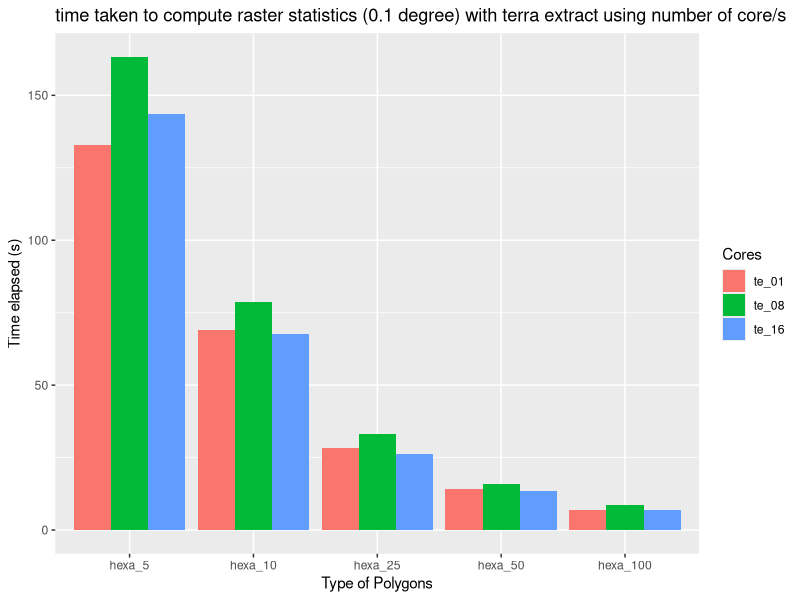
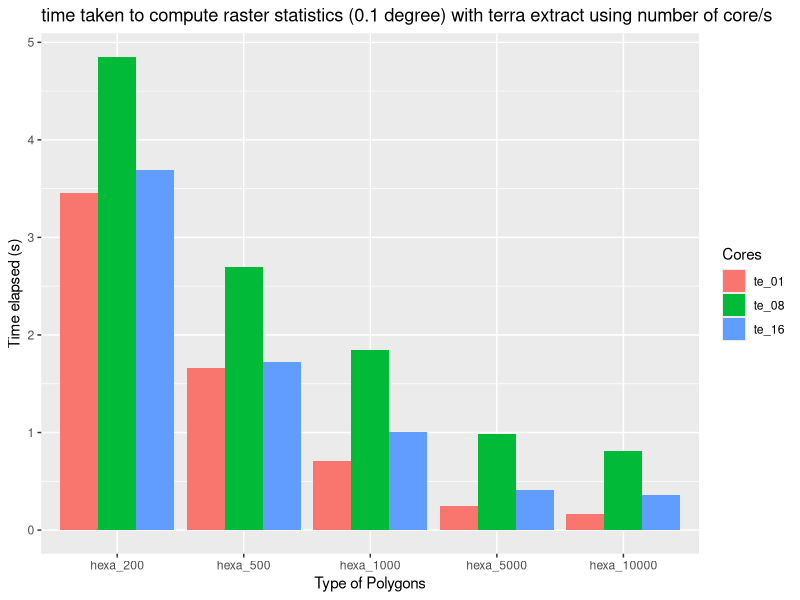
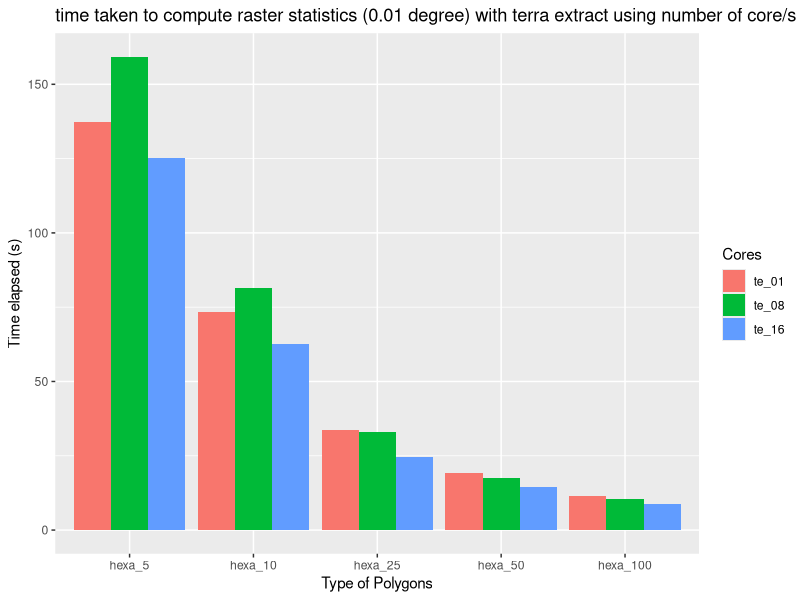
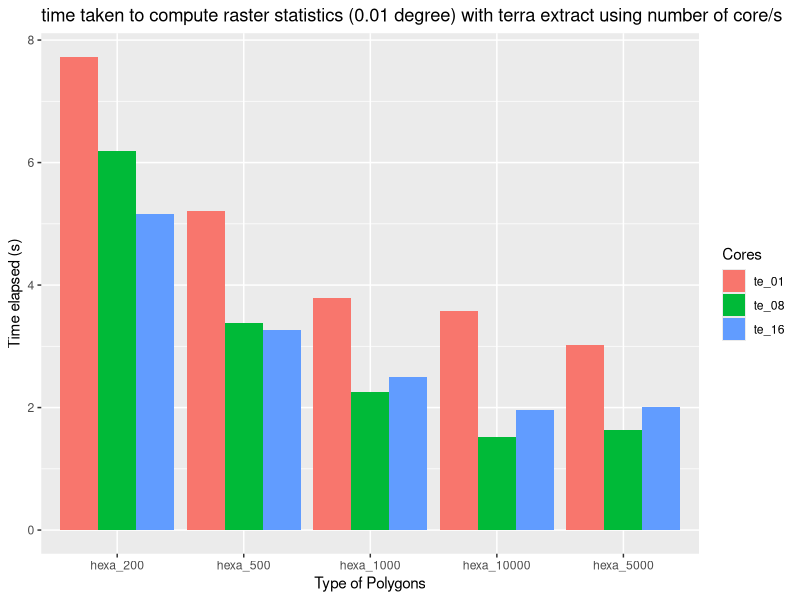
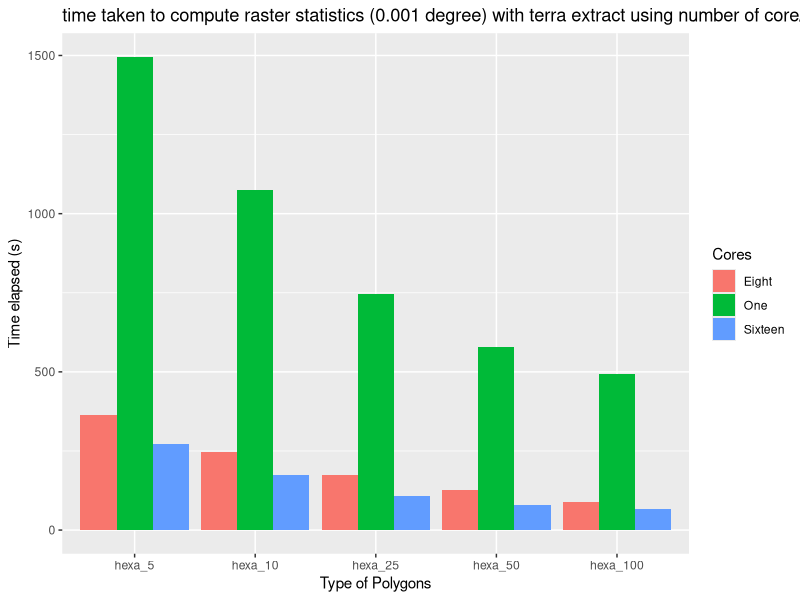
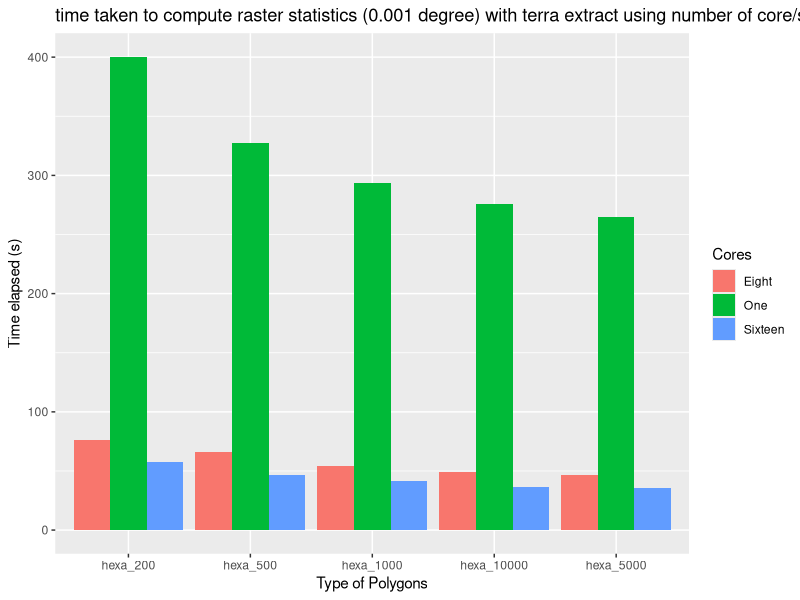
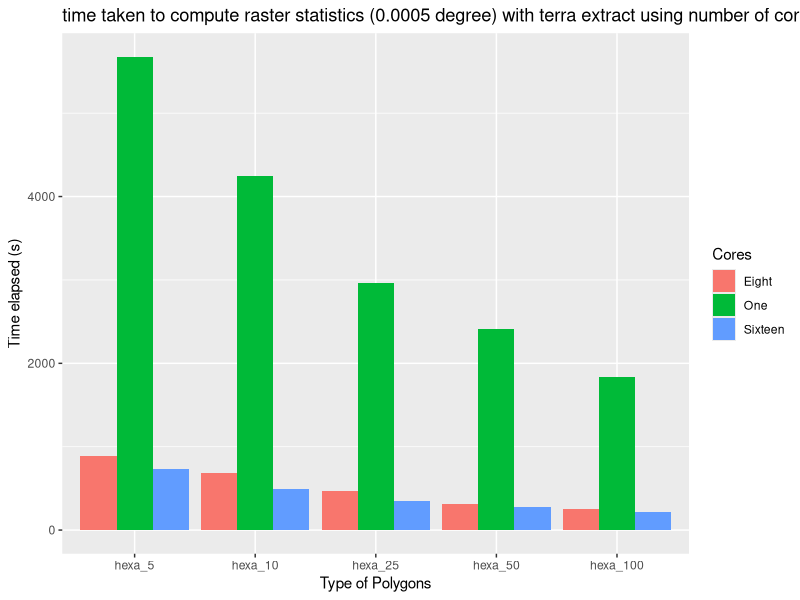
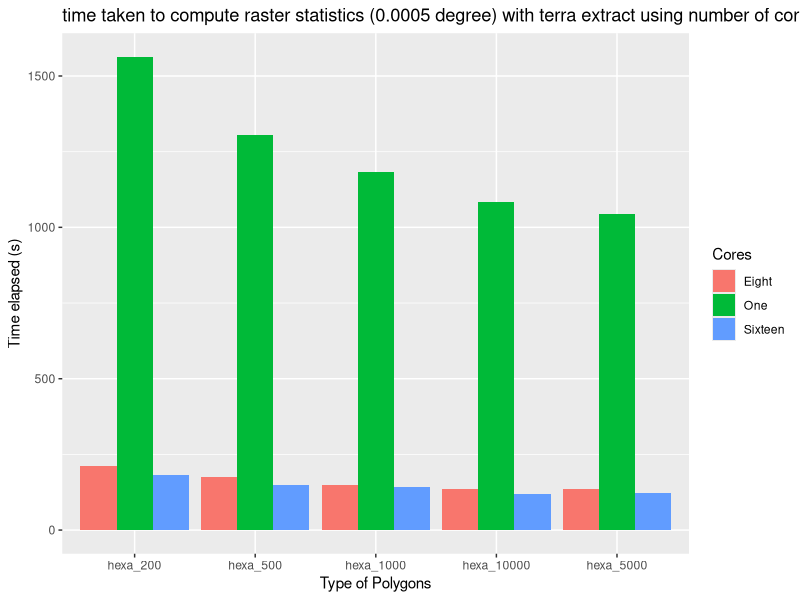

Source code (R) for these figures, in order:
## ---- chunk 1

library(sf)
library(terra)
library(tidyr)
library(ggplot2)
library(tidyverse)
## ---- chunk 2

te01 <- read.csv("data/results/rasters/te_01.csv")
f <- te01[,1:6]
longf <- tidyr::pivot_longer(f,
                             cols = c("hexa_5", "hexa_10", "hexa_25", "hexa_50", "hexa_100"))
resultf <- ggplot(data = longf, aes(x = reorder(name, -value), y = value, fill = Cores)) +
  geom_col(position = "dodge") +
  xlab("Type of Polygons") +
  ylab("Time elapsed (s)") +
  ggtitle("time taken to compute raster statistics (0.1 degree) with terra extract using number of core/s")


s <- te01[,c(1,7:11)]
longs <- tidyr::pivot_longer(s,
                             cols = c("hexa_200", "hexa_500", "hexa_1000", "hexa_5000", "hexa_10000"))
results <- ggplot(data = longs, aes(x = reorder(name, -value), y = value, fill = Cores)) +
  geom_col(position = "dodge") +
  xlab("Type of Polygons") +
  ylab("Time elapsed (s)") +
  ggtitle("time taken to compute raster statistics (0.1 degree) with terra extract using number of core/s")
## ---- chunk 3
resultf
results
## ---- chunk 4

te001 <- read.csv("data/results/rasters/te_001.csv")
f <- te001[,1:6]
longf <- tidyr::pivot_longer(f,
                             cols = c("hexa_5", "hexa_10", "hexa_25", "hexa_50", "hexa_100"))
resultf <- ggplot(data = longf, aes(x = reorder(name, -value), y = value, fill = Cores)) +
  geom_col(position = "dodge") +
  xlab("Type of Polygons") +
  ylab("Time elapsed (s)") +
  ggtitle("time taken to compute raster statistics (0.01 degree) with terra extract using number of core/s")


s <- te001[,c(1,7:11)]
longs <- tidyr::pivot_longer(s,
                             cols = c("hexa_200", "hexa_500", "hexa_1000", "hexa_5000", "hexa_10000"))
results <- ggplot(data = longs, aes(x = reorder(name, -value), y = value, fill = Cores)) +
  geom_col(position = "dodge") +
  xlab("Type of Polygons") +
  ylab("Time elapsed (s)") +
  ggtitle("time taken to compute raster statistics (0.01 degree) with terra extract using number of core/s")
## ---- chunk 5
resultf
results
## ---- chunk 6

te0001 <- read.csv("data/results/rasters/te_0001.csv")
f <- te0001[,1:6]
longf <- tidyr::pivot_longer(f,
                             cols = c("hexa_5", "hexa_10", "hexa_25", "hexa_50", "hexa_100"))
resultf <- ggplot(data = longf, aes(x = reorder(name, -value), y = value, fill = Cores)) +
  geom_col(position = "dodge") +
  xlab("Type of Polygons") +
  ylab("Time elapsed (s)") +
  ggtitle("time taken to compute raster statistics (0.001 degree) with terra extract using number of core/s")


s <- te0001[,c(1,7:11)]
longs <- tidyr::pivot_longer(s,
                             cols = c("hexa_200", "hexa_500", "hexa_1000", "hexa_5000", "hexa_10000"))
results <- ggplot(data = longs, aes(x = reorder(name, -value), y = value, fill = Cores)) +
  geom_col(position = "dodge") +
  xlab("Type of Polygons") +
  ylab("Time elapsed (s)") +
  ggtitle("time taken to compute raster statistics (0.001 degree) with terra extract using number of core/s")
## ---- chunk 7
resultf
results
## ---- chunk 8

te00005 <- read.csv("data/results/rasters/te_00005.csv")
f <- te00005[,1:6]
longf <- tidyr::pivot_longer(f,
                             cols = c("hexa_5", "hexa_10", "hexa_25", "hexa_50", "hexa_100"))
resultf <- ggplot(data = longf, aes(x = reorder(name, -value), y = value, fill = Cores)) +
  geom_col(position = "dodge") +
  xlab("Type of Polygons") +
  ylab("Time elapsed (s)") +
  ggtitle("time taken to compute raster statistics (0.0005 degree) with terra extract using number of core/s")


s <- te00005[,c(1,7:11)]
longs <- tidyr::pivot_longer(s,
                             cols = c("hexa_200", "hexa_500", "hexa_1000", "hexa_5000", "hexa_10000"))
results <- ggplot(data = longs, aes(x = reorder(name, -value), y = value, fill = Cores)) +
  geom_col(position = "dodge") +
  xlab("Type of Polygons") +
  ylab("Time elapsed (s)") +
  ggtitle("time taken to compute raster statistics (0.0005 degree) with terra extract using number of core/s")
## ---- chunk 9
resultf
results
## ---- chunk 10

ee01 <- read.csv("data/results/rasters/ee_01.csv")
f <- ee01[,1:6]
longf <- tidyr::pivot_longer(f,
                             cols = c("hexa_5", "hexa_10", "hexa_25", "hexa_50", "hexa_100"))
resultf <- ggplot(data = longf, aes(x = reorder(name, -value), y = value, fill = Cores)) +
  geom_col(position = "dodge") +
  xlab("Type of Polygons") +
  ylab("Time elapsed (s)") +
  ggtitle("time taken to compute raster statistics (0.1 degree) with exact extract using number of core/s")


s <- ee01[,c(1,7:11)]
longs <- tidyr::pivot_longer(s,
                             cols = c("hexa_200", "hexa_500", "hexa_1000", "hexa_5000", "hexa_10000"))
results <- ggplot(data = longs, aes(x = reorder(name, -value), y = value, fill = Cores)) +
  geom_col(position = "dodge") +
  xlab("Type of Polygons") +
  ylab("Time elapsed (s)") +
  ggtitle("time taken to compute raster statistics (0.1 degree) with exact extract using number of core/s")
## ---- chunk 11
resultf
results
## ---- chunk 12

ee001 <- read.csv("data/results/rasters/ee_001.csv")
f <- ee001[,1:6]
longf <- tidyr::pivot_longer(f,
                             cols = c("hexa_5", "hexa_10", "hexa_25", "hexa_50", "hexa_100"))
resultf <- ggplot(data = longf, aes(x = reorder(name, -value), y = value, fill = Cores)) +
  geom_col(position = "dodge") +
  xlab("Type of Polygons") +
  ylab("Time elapsed (s)") +
  ggtitle("time taken to compute raster statistics (0.01 degree) with exact extract using number of core/s")


s <- ee001[,c(1,7:11)]
longs <- tidyr::pivot_longer(s,
                             cols = c("hexa_200", "hexa_500", "hexa_1000", "hexa_5000", "hexa_10000"))
results <- ggplot(data = longs, aes(x = reorder(name, -value), y = value, fill = Cores)) +
  geom_col(position = "dodge") +
  xlab("Type of Polygons") +
  ylab("Time elapsed (s)") +
  ggtitle("time taken to compute raster statistics (0.01 degree) with exact extract using number of core/s")
## ---- chunk 13
resultf
results
## ---- chunk 14

ee0001 <- read.csv("data/results/rasters/ee_0001.csv")
f <- ee0001[,1:6]
longf <- tidyr::pivot_longer(f,
                             cols = c("hexa_5", "hexa_10", "hexa_25", "hexa_50", "hexa_100"))
resultf <- ggplot(data = longf, aes(x = reorder(name, -value), y = value, fill = Cores)) +
  geom_col(position = "dodge") +
  xlab("Type of Polygons") +
  ylab("Time elapsed (s)") +
  ggtitle("time taken to compute raster statistics (0.001 degree) with exact extract using number of core/s")


s <- ee0001[,c(1,7:11)]
longs <- tidyr::pivot_longer(s,
                             cols = c("hexa_200", "hexa_500", "hexa_1000", "hexa_5000", "hexa_10000"))
results <- ggplot(data = longs, aes(x = reorder(name, -value), y = value, fill = Cores)) +
  geom_col(position = "dodge") +
  xlab("Type of Polygons") +
  ylab("Time elapsed (s)") +
  ggtitle("time taken to compute raster statistics (0.001 degree) with exact extract using number of core/s")
## ---- chunk 15
resultf
results
## ---- chunk 16

ee00005 <- read.csv("data/results/rasters/ee_00005.csv")
f <- ee00005[,1:6]
longf <- tidyr::pivot_longer(f,
                             cols = c("hexa_5", "hexa_10", "hexa_25", "hexa_50", "hexa_100"))
resultf <- ggplot(data = longf, aes(x = reorder(name, -value), y = value, fill = Cores)) +
  geom_col(position = "dodge") +
  xlab("Type of Polygons") +
  ylab("Time elapsed (s)") +
  ggtitle("time taken to compute raster statistics (0.0005 degree) with exact extract using number of core/s")


s <- ee00005[,c(1,7:11)]
longs <- tidyr::pivot_longer(s,
                             cols = c("hexa_200", "hexa_500", "hexa_1000", "hexa_5000", "hexa_10000"))
results <- ggplot(data = longs, aes(x = reorder(name, -value), y = value, fill = Cores)) +
  geom_col(position = "dodge") +
  xlab("Type of Polygons") +
  ylab("Time elapsed (s)") +
  ggtitle("time taken to compute raster statistics (0.0005 degree) with exact extract using number of core/s")
## ---- chunk 17
resultf
results
## ---- chunk 18

tz01 <- read.csv("data/results/rasters/tz_01.csv")
f <- tz01[,1:6]
longf <- tidyr::pivot_longer(f,
                             cols = c("hexa_5", "hexa_10", "hexa_25", "hexa_50", "hexa_100"))
resultf <- ggplot(data = longf, aes(x = reorder(name, -value), y = value, fill = Cores)) +
  geom_col(position = "dodge") +
  xlab("Type of Polygons") +
  ylab("Time elapsed (s)") +
  ggtitle("time taken to compute raster statistics (0.1 degree) with terra zonal using number of core/s")


s <- tz01[,c(1,7:11)]
longs <- tidyr::pivot_longer(s,
                             cols = c("hexa_200", "hexa_500", "hexa_1000", "hexa_5000", "hexa_10000"))
results <- ggplot(data = longs, aes(x = reorder(name, -value), y = value, fill = Cores)) +
  geom_col(position = "dodge") +
  xlab("Type of Polygons") +
  ylab("Time elapsed (s)") +
  ggtitle("time taken to compute raster statistics (0.1 degree) with terra zonal using number of core/s")
## ---- chunk 19
resultf
results
## ---- chunk 20

tz001 <- read.csv("data/results/rasters/tz_001.csv")
f <- tz001[,1:6]
longf <- tidyr::pivot_longer(f,
                             cols = c("hexa_5", "hexa_10", "hexa_25", "hexa_50", "hexa_100"))
resultf <- ggplot(data = longf, aes(x = reorder(name, -value), y = value, fill = Cores)) +
  geom_col(position = "dodge") +
  xlab("Type of Polygons") +
  ylab("Time elapsed (s)") +
  ggtitle("time taken to compute raster statistics (0.01 degree) with terra zonal using number of core/s")


s <- tz001[,c(1,7:11)]
longs <- tidyr::pivot_longer(s,
                             cols = c("hexa_200", "hexa_500", "hexa_1000", "hexa_5000", "hexa_10000"))
results <- ggplot(data = longs, aes(x = reorder(name, -value), y = value, fill = Cores)) +
  geom_col(position = "dodge") +
  xlab("Type of Polygons") +
  ylab("Time elapsed (s)") +
  ggtitle("time taken to compute raster statistics (0.01 degree) with terra zonal using number of core/s")
## ---- chunk 21
resultf
results
